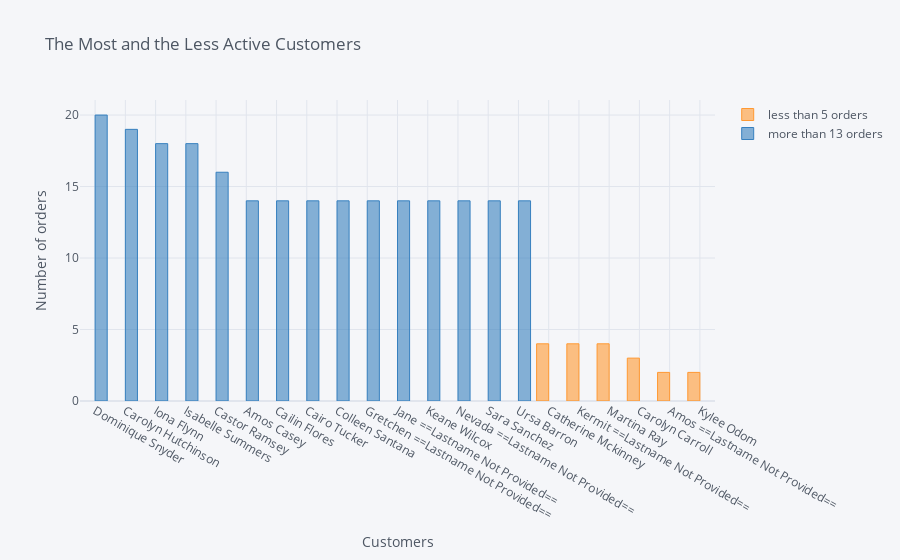

The notebook cell this image was saved under:
### Code cell
cust_ord2.iplot(kind='bar',
                xTitle='Customers',
                yTitle='Number of orders',
                title='The Most and the Less Active Customers')

### Figure 1 — Plotly figure (JSON) as saved in the notebook; plotly's stock layout.template omitted (floating-point values rounded to 4 significant figures)
{"data": [{"marker": {"color": "rgba(255, 153, 51, 0.6)", "line": {"color": "rgba(255, 153, 51, 1.0)", "width": 1}}, "name": "less than 5 orders", "orientation": "v", "text": "", "type": "bar", "x": ["Dominique Snyder", "Carolyn Hutchinson", "Iona Flynn", "Isabelle Summers", "Castor Ramsey", "Amos Casey", "Cailin Flores", "Cairo Tucker", "Colleen Santana", "Gretchen ==Lastname Not Provided==", "Jane ==Lastname Not Provided==", "Keane Wilcox", "Nevada ==Lastname Not Provided==", "Sara Sanchez", "Ursa Barron", "Catherine Mckinney", "Kermit ==Lastname Not Provided==", "Martina Ray", "Carolyn Carroll", "Amos ==Lastname Not Provided==", "Kylee Odom"], "y": ["", "", "", "", "", "", "", "", "", "", "", "", "", "", "", 4, 4, 4, 3, 2, 2]}, {"marker": {"color": "rgba(55, 128, 191, 0.6)", "line": {"color": "rgba(55, 128, 191, 1.0)", "width": 1}}, "name": "more than 13 orders", "orientation": "v", "text": "", "type": "bar", "x": ["Dominique Snyder", "Carolyn Hutchinson", "Iona Flynn", "Isabelle Summers", "Castor Ramsey", "Amos Casey", "Cailin Flores", "Cairo Tucker", "Colleen Santana", "Gretchen ==Lastname Not Provided==", "Jane ==Lastname Not Provided==", "Keane Wilcox", "Nevada ==Lastname Not Provided==", "Sara Sanchez", "Ursa Barron", "Catherine Mckinney", "Kermit ==Lastname Not Provided==", "Martina Ray", "Carolyn Carroll", "Amos ==Lastname Not Provided==", "Kylee Odom"], "y": [20, 19, 18, 18, 16, 14, 14, 14, 14, 14, 14, 14, 14, 14, 14, "", "", "", "", "", ""]}], "layout": {"legend": {"bgcolor": "#F5F6F9", "font": {"color": "#4D5663"}}, "paper_bgcolor": "#F5F6F9", "plot_bgcolor": "#F5F6F9", "title": {"font": {"color": "#4D5663"}, "text": "The Most and the Less Active Customers"}, "xaxis": {"gridcolor": "#E1E5ED", "showgrid": true, "tickfont": {"color": "#4D5663"}, "title": {"font": {"color": "#4D5663"}, "text": "Customers"}, "zerolinecolor": "#E1E5ED"}, "yaxis": {"gridcolor": "#E1E5ED", "showgrid": true, "tickfont": {"color": "#4D5663"}, "title": {"font": {"color": "#4D5663"}, "text": "Number of orders"}, "zerolinecolor": "#E1E5ED"}}}
